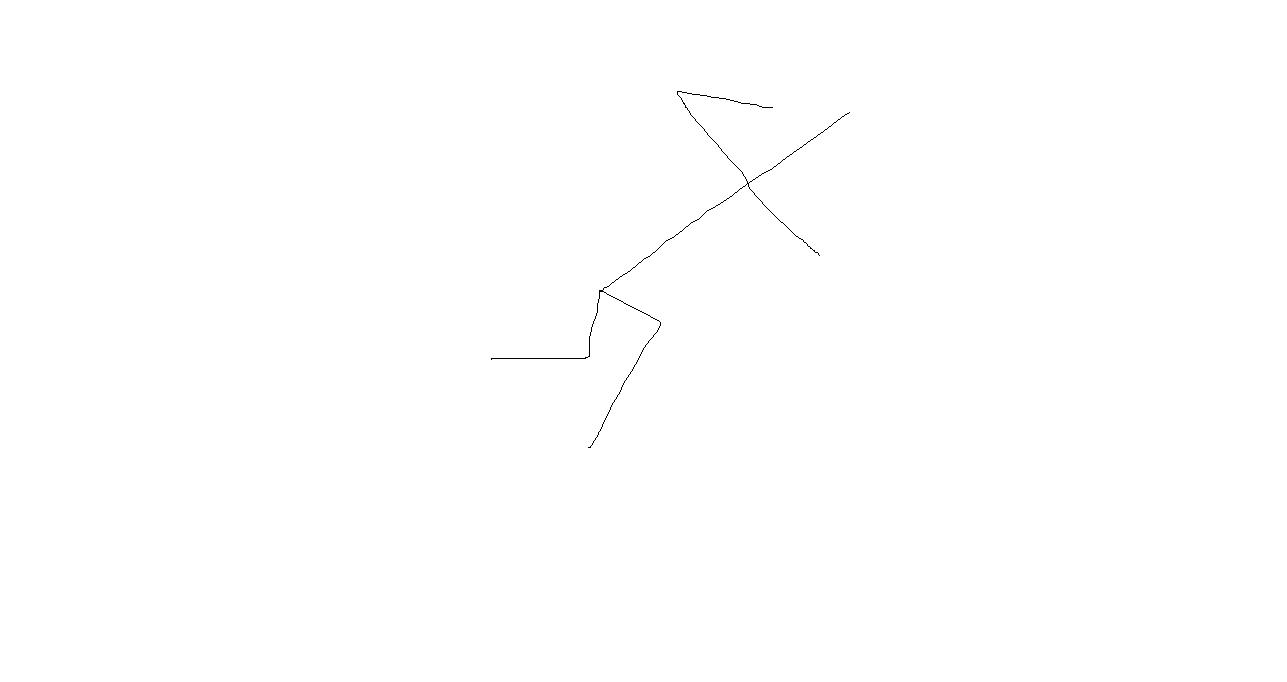
#> input picture 2.png, 1287 x 682 px; its folder holds only this picture in this run
$ python skeleton.py
#> lines starting #> are read from the running program, lines starting #| are printed output that depends on the picture; after the words box and inside, x2 and y2 are one past the last pixel; in counts of white or black regions, pixels touching at a corner belong together
import cv2
import numpy as np
import math
import json
import os
import shutil
import glob
import string
import argparse

xx = 0
xy = 0
xz = 0
yx = 0
yy = 0
yz = 0
zx = 0
zy = 0
zz = 0

parser = argparse.ArgumentParser()
parser.add_argument("-b", "--bone", type=str, help="The skeleton bone file.")
args = parser.parse_args()

def distance(point1, point2):
    return (point1[0] - point2[0])**2 + (point1[1] - point2[1])**2
def calc_angle(point1, point2):
    if point2[1] > point1[1] and point2[0] > point1[0]:
        print("2")
        return (math.atan((point2[1] - point1[1]) / (point2[0] - point1[0])) / 3.14 * 180)
    if point2[1] <= point1[1] and point2[0] > point1[0]:
        print("1")
        return (math.atan((point2[1] - point1[1]) / (point2[0] - point1[0])) / 3.14 * 180)
    if point2[1] > point1[1] and point2[0] < point1[0]:
        print("3")
        return (180 - math.atan((point2[1] - point1[1]) / (point1[0] - point2[0])) / 3.14 * 180)
    if point2[1] <= point1[1] and point2[0] <= point1[0]:
        print("4")
        return (180 + math.atan((point1[1] - point2[1]) / (point1[0] - point2[0])) / 3.14 * 180)
def calc_json_values(part, angle):
    if part == "RightShoulder":
        with open(args.bone) as file:
            data = json.load(file)
        x = -0.075
        y = 0.067
        z = math.cos((angle+90)/2/180*3.14)
        w = math.sqrt(math.fabs(1-x*x-y*y-z*z))
        xx = 1-2*(y*y+z*z)
        xy = 2*(x*y - z*w)
        xz = 2*(x*z+y*w)
        yx = 2*(x*y+z*w)
        yy = 1-2*(x*x+z*z)
        yz = 2*(y*z-x*w)
        zx = 2*(x*z-y*w)
        zy = 2*(y*z+x*w)
        zz = 1-2*(x*x+y*y)
        for item in data:
            if item['name'] == 'RightShoulder':
                transform_mat = item['transform_mat']
                transform_mat[0][0] = xx
                transform_mat[0][1] = xy
                transform_mat[0][2] = xz
                transform_mat[1][0] = yx
                transform_mat[1][1] = yy
                transform_mat[1][2] = yz
                transform_mat[2][0] = zx
                transform_mat[2][1] = zy
                transform_mat[2][2] = zz
        with open(args.bone, 'w') as file:
            json.dump(data, file)
    if part == "LeftShoulder":
        with open(args.bone) as file:
            data = json.load(file)
        x = -0.075
        y = -0.068
        z = math.cos((angle+90)/2/180*3.14)
        w = math.sqrt(math.fabs(1-x*x-y*y-z*z))
        xx = 1-2*(y*y+z*z)
        xy = 2*(x*y - z*w)
        xz = 2*(x*z+y*w)
        yx = 2*(x*y+z*w)
        yy = 1-2*(x*x+z*z)
        yz = 2*(y*z-x*w)
        zx = 2*(x*z-y*w)
        zy = 2*(y*z+x*w)
        zz = 1-2*(x*x+y*y)
        for item in data:
            if item['name'] == 'LeftShoulder':
                transform_mat = item['transform_mat']
                transform_mat[0][0] = xx
                transform_mat[0][1] = xy
                transform_mat[0][2] = xz
                transform_mat[1][0] = yx
                transform_mat[1][1] = yy
                transform_mat[1][2] = yz
                transform_mat[2][0] = zx
                transform_mat[2][1] = zy
                transform_mat[2][2] = zz
        with open(args.bone, 'w') as file:
            json.dump(data, file)
    if part == "RHipJoint":
        with open(args.bone) as file:
            data = json.load(file)
        print(angle)
        initialRHip = [[0.569, -0.023, 0.778, -0.144], [0.586, -0.358, 0.724, 0.058], [0.568, -0.468, 0.628, 0.251],
                    [0.507, -0.558, 0.476, 0.454], [0.417, -0.606, 0.304, 0.605], [0.292, -0.613, 0.1, 0.726],
                    [0.144, -0.576, -0.0115, 0.796]
                    ]
        if angle <= -90:
            angle = -89
        if angle >= 90:
            angle = 89
        angle = angle + 90
        club = int(angle / 30)
        spare = int(angle % 30)
        x = initialRHip[club][0] + (initialRHip[club+1][0] - initialRHip[club][0]) / 30 * spare
        y = initialRHip[club][1] + (initialRHip[club+1][1] - initialRHip[club][1]) / 30 * spare
        z = initialRHip[club][2] + (initialRHip[club+1][2] - initialRHip[club][2]) / 30 * spare
        w = initialRHip[club][3] + (initialRHip[club+1][3] - initialRHip[club][3]) / 30 * spare
        xx = 1-2*(y*y+z*z)
        xy = 2*(x*y - z*w)
        xz = 2*(x*z+y*w)
        yx = 2*(x*y+z*w)
        yy = 1-2*(x*x+z*z)
        yz = 2*(y*z-x*w)
        zx = 2*(x*z-y*w)
        zy = 2*(y*z+x*w)
        zz = 1-2*(x*x+y*y)
        for item in data:
            if item['name'] == 'RHipJoint':
                transform_mat = item['transform_mat']
                transform_mat[0][0] = xx
                transform_mat[0][1] = xy
                transform_mat[0][2] = xz
                transform_mat[1][0] = yx
                transform_mat[1][1] = yy
                transform_mat[1][2] = yz
                transform_mat[2][0] = zx
                transform_mat[2][1] = zy
                transform_mat[2][2] = zz
        with open(args.bone, 'w') as file:
            json.dump(data, file)
    if part == "LHipJoint":
        with open(args.bone) as file:
            data = json.load(file)
        print(angle)
        initialLHip = [[0.15, 0.578, 0.1, 0.794], [0.29, 0.614, -0.09, 0.718], [0.43, 0.602, -0.33, 0.582],
                    [0.509, 0.556, -0.482, 0.446], [0.568, 0.468, -0.629, 0.253], [0.586, 0.034, -0.738, 0.023],
                    [0.564, 0.203, -0.782, -0.168]
                    ]
        if angle <= 90:
            angle = 91
        if angle >= 270:
            angle = 269
        angle = angle - 90
        club = int(angle / 30)
        spare = int(angle % 30)
        x = initialLHip[club][0] + (initialLHip[club+1][0] - initialLHip[club][0]) / 30 * spare
        y = initialLHip[club][1] + (initialLHip[club+1][1] - initialLHip[club][1]) / 30 * spare
        z = initialLHip[club][2] + (initialLHip[club+1][2] - initialLHip[club][2]) / 30 * spare
        w = initialLHip[club][3] + (initialLHip[club+1][3] - initialLHip[club][3]) / 30 * spare
        xx = 1-2*(y*y+z*z)
        xy = 2*(x*y - z*w)
        xz = 2*(x*z+y*w)
        yx = 2*(x*y+z*w)
        yy = 1-2*(x*x+z*z)
        yz = 2*(y*z-x*w)
        zx = 2*(x*z-y*w)
        zy = 2*(y*z+x*w)
        zz = 1-2*(x*x+y*y)
        for item in data:
            if item['name'] == 'LHipJoint':
                transform_mat = item['transform_mat']
                transform_mat[0][0] = xx
                transform_mat[0][1] = xy
                transform_mat[0][2] = xz
                transform_mat[1][0] = yx
                transform_mat[1][1] = yy
                transform_mat[1][2] = yz
                transform_mat[2][0] = zx
                transform_mat[2][1] = zy
                transform_mat[2][2] = zz
        with open(args.bone, 'w') as file:
            json.dump(data, file)


def find_corners(image_path):
    # Read the image
    main_image = cv2.imread(image_path)
    height, width, _ = main_image.shape
    image = main_image[10:height, 10:width]

    # Convert the image to grayscale
    gray = cv2.cvtColor(image, cv2.COLOR_BGR2GRAY)
    # Find corners using the Shi-Tomasi corner detection algorithm
    corners = cv2.goodFeaturesToTrack(gray, maxCorners=30, qualityLevel=0.2, minDistance=0)

    # Draw circles at the corner locations on the original image
    body_points = []
    other_points = []
    if corners is not None:
        corners = np.intp(corners)
        for i, corner in enumerate(corners):
            x, y = corner.ravel()
            nearby_points = []
            for dx in range(-12, 12):
                for dy in range(-12, 12):
                    if dx**2 + dy**2 >= 100:
                        nx, ny = x + dx, y + dy
                        if ny >= 0 and ny < gray.shape[0] and nx >= 0 and nx < gray.shape[1]:
                            nearby_points.append((nx-1, ny+1))
                            nearby_points.append((nx-1, ny))
                            nearby_points.append((nx-1, ny-1))
                            nearby_points.append((nx, ny+1))
                            nearby_points.append((nx, ny))
                            nearby_points.append((nx, ny-1))
                            nearby_points.append((nx+1, ny+1))
                            nearby_points.append((nx+1, ny))
                            nearby_points.append((nx+1, ny-1))
            # Find the black dots from the nearby points
            black_dots = []
            for point in nearby_points:
                px, py = point
                if gray[py, px] == 0:
                    black_dots.append(point)
            # Find the direction factors from the black dots to the (x, y) point
            different = []
            for dot in black_dots:
                dx, dy = dot[0] - x, dot[1] - y
                different.append((dx, dy))
            direction = set()
            for item in different:
                if item[0] >= 0 and item[1] >= 0:
                    direction.add(1)
                if item[0] >= 0 and item[1] < 0:
                    direction.add(2)
                if item[0] < 0 and item[1] >= 0:
                    direction.add(3)
                if item[0] < 0 and item[1] < 0:
                    direction.add(4)
            # Draw a circle at the corner location
            if len(direction) != 2:
              if len(direction) > 2:
                body_points.append((x, y))
              else:
                other_points.append((x, y))
    print("body points")
    print(body_points)
    if len(body_points) >= 2:
        if body_points[0][1] < body_points[1][1]:
            upperpoint = body_points[0]
            lowerpoint = body_points[1]
        else:
            upperpoint = body_points[1]
            lowerpoint = body_points[0]
    else:
        upperpoint = (gray.shape[1] / 2, gray.shape[0] / 3)
        lowerpoint = (gray.shape[1] / 2, gray.shape[0] / 3 * 2)
    idx = 0
    # [4 lines of commented-out code are left out]

    max = distance(lowerpoint, other_points[0]) - distance(upperpoint, other_points[0])
    for i in range(len(other_points)):
      if max < distance(lowerpoint, other_points[i]) - distance(upperpoint, other_points[i]):
        max = distance(lowerpoint, other_points[i]) - distance(upperpoint, other_points[i])
        idx = i
    head_point = other_points[idx]
    for point in other_points:
       if point[0] == head_point[0] and point[1] == head_point[1]:
          other_points.remove(point)
          break
    left_top = (0, 0)
    right_top = (gray.shape[1], 0)
    left_bottom = (0, gray.shape[0])
    right_bottom = (gray.shape[1], gray.shape[0])
    #left_arm
    idx = 0
    min = distance(left_top, other_points[0])
    for i in range(len(other_points)):
       if min > distance(left_top, other_points[i]):
          min = distance(left_top, other_points[i])
          idx = i
    left_arm = other_points[idx]
    # print("left_arm", left_arm)
    # cv2.circle(image, left_arm, 3, (0, 0, 255), -1)

    #left_leg
    idx = 0
    min = distance(left_bottom, other_points[0])
    for i in range(len(other_points)):
       if min > distance(left_bottom, other_points[i]):
          min = distance(left_bottom, other_points[i])
          idx = i
    left_leg = other_points[idx]
    # print("left_leg", left_leg)
    # cv2.circle(image, left_leg, 3, (0, 0, 255), -1)

    #right_arm
    idx = 0
    min = distance(right_top, other_points[0])
    for i in range(len(other_points)):
       if min > distance(right_top, other_points[i]):
          min = distance(right_top, other_points[i])
          idx = i
    right_arm = other_points[idx]
    # print("right_arm", right_arm)
    # cv2.circle(image, right_arm, 3, (0, 0, 255), -1)

    #right_leg
    idx = 0
    min = distance(right_bottom, other_points[0])
    for i in range(len(other_points)):
       if min > distance(right_bottom, other_points[i]):
          min = distance(right_bottom, other_points[i])
          idx = i
    right_leg = other_points[idx]
    # [5 lines of commented-out code are left out]

    angle_left_arm = calc_angle(left_arm, upperpoint)
    angle_right_arm = calc_angle(right_arm, upperpoint)
    angle_left_leg = calc_angle(left_leg, lowerpoint)
    angle_right_leg = calc_angle(right_leg, lowerpoint)

    calc_json_values("RightShoulder", angle_left_arm)
    calc_json_values("LeftShoulder", angle_right_arm)
    # calc_json_values("RHipJoint", angle_left_leg)
    # calc_json_values("LHipJoint", angle_right_leg)

    bonefile = image_path.split('.')[0] + '.json'
    shutil.copy(args.bone, "scene_" + str(cnt) + "_animations/" + bonefile)
    os.remove(image_path)
    # cv2.imshow("here", image)

directories = os.listdir()
cnt = 0
for directory in directories:
    if "animations" in directory:
        print(directory)
        cnt = cnt + 1

if os.path.exists('scene_' + str(cnt) + '_animations'):
    shutil.rmtree('scene_' + str(cnt) + '_animations')
os.mkdir('scene_' + str(cnt) + '_animations')

png_files = glob.glob("*.png")
png_files.sort(key=lambda x: x.split(".")[0])

for png_file in png_files:
    if (png_file.split(".")[0]) != 'logo':
        image_path = png_file
        print(image_path)
        find_corners(image_path)
#> in find_corners, main_image is the input picture: shape (682, 1287, 3); 99.9% white; black in thin lines or dots, all inside (x1, y1, x2, y2) = (491, 91, 850, 448)
#> in find_corners, `image = main_image[10:height, 10:width]`:
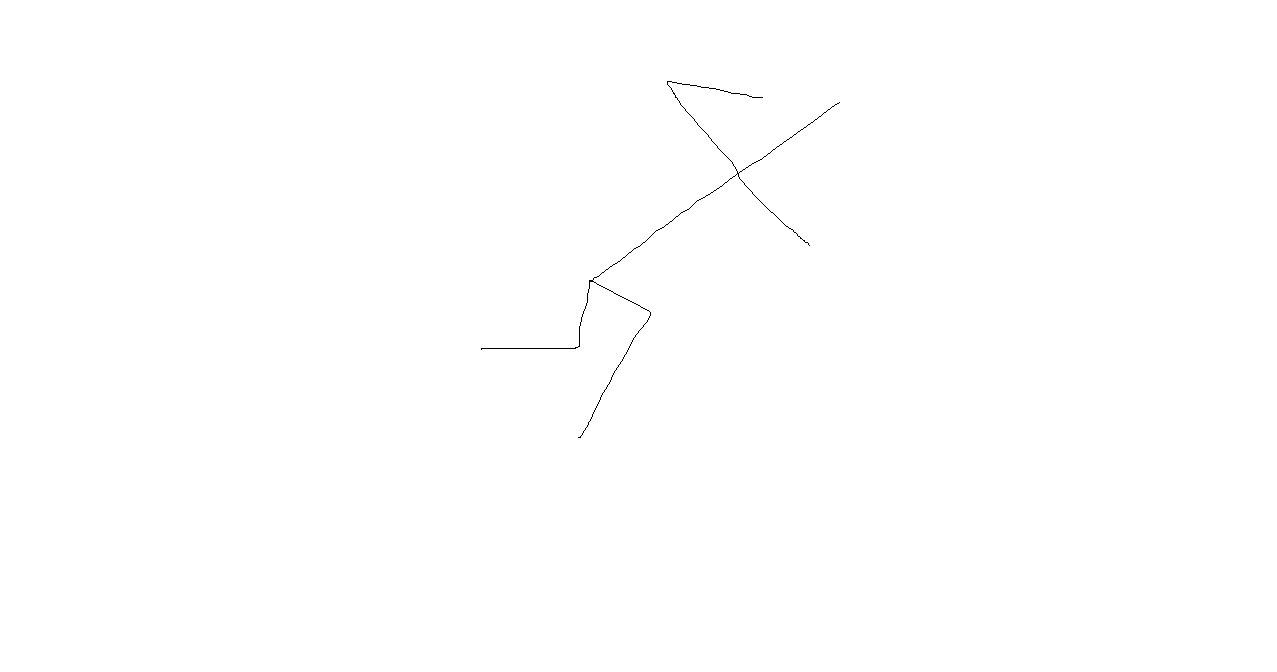
#> image: shape (672, 1277, 3); 99.9% white; black in thin lines or dots, all inside (x1, y1, x2, y2) = (481, 81, 840, 438)
#> in find_corners, `corners = cv2.goodFeaturesToTrack(gray, maxCorners=30, qualityLevel=0...`: corners = 25 rows, first 8: [589, 280], [669, 83], [593, 280], [481, 348], [667, 81], [739, 172], [577, 345], [736, 175]
#> the loop in find_corners, `for i, corner in enumerate(corners):` made 25 passes
#> (x, y) on passes 1 to 12: (589, 280), (669, 83), (593, 280), (481, 348), (667, 81), (739, 172), (577, 345), (736, 175), (580, 437), (579, 346), (578, 437), (648, 312)
#> after the loop in find_corners, `for i, corner in enumerate(corners):`: body_points = [(589, 280), (593, 280), (739, 172), (736, 175), (675, 97), (674, 95), (674, 93), (673, 93)]; other_points = [(669, 83), (481, 348), (667, 81), (580, 437), (578, 437), (805, 240), (806, 243), (809, 245), (839, 102)]
#| [(589, 280), (593, 280), (739, 172), (736, 175), (675, 97), (674, 95), (674, 93), (673, 93)]
#> in find_corners, `upperpoint = body_points[1]`: upperpoint = (593, 280)
#> in find_corners, `lowerpoint = body_points[0]`: lowerpoint = (589, 280)
#> in find_corners, `max = distance(lowerpoint, other_points[0]) - distance(upperpoint, oth..`: max = 624
#> the loop in find_corners, `for i in range(len(other_points)):` made 9 passes
#> max on passes 6 to 9: 1712, 1720, 1744, 1984
#> after the loop in find_corners, `for i in range(len(other_points)):`: idx = 8; max = 1984
#> in find_corners, `head_point = other_points[idx]`: head_point = (839, 102)
#> the loop in find_corners, `for point in other_points:` made 9 passes
#> after the loop in find_corners, `for point in other_points:`: other_points = [(669, 83), (481, 348), (667, 81), (580, 437), (578, 437), (805, 240), (806, 243), (809, 245)]
#> in find_corners, `min = distance(left_top, other_points[0])`: min = 454450
#> the loop in find_corners, `for i in range(len(other_points)):` made 8 passes
#> (min, idx) on pass 2: (352465, 1)
#> after the loop in find_corners, `for i in range(len(other_points)):`: idx = 1; min = 352465
#> in find_corners, `left_arm = other_points[idx]`: left_arm = (481, 348)
#> in find_corners, `min = distance(left_bottom, other_points[0])`: min = 794482
#> the loop in find_corners, `for i in range(len(other_points)):` made 8 passes
#> (min, idx) on pass 2: (336337, 1)
#> after the loop in find_corners, `for i in range(len(other_points)):`: idx = 1; min = 336337
#> in find_corners, `left_leg = other_points[idx]`: left_leg = (481, 348)
#> in find_corners, `min = distance(right_top, other_points[0])`: min = 376553
#> the loop in find_corners, `for i in range(len(other_points)):` made 8 passes
#> (min, idx) on passes 6, 8: (280384, 5), (279049, 7)
#> after the loop in find_corners, `for i in range(len(other_points)):`: idx = 7; min = 279049
#> in find_corners, `right_arm = other_points[idx]`: right_arm = (809, 245)
#> in find_corners, `min = distance(right_bottom, other_points[0])`: min = 716585
#> the loop in find_corners, `for i in range(len(other_points)):` made 8 passes
#> min on passes 4, 6, 7, 8: 541034, 409408, 405882, 401353
#> after the loop in find_corners, `for i in range(len(other_points)):`: idx = 7; min = 401353
#> in find_corners, `right_leg = other_points[idx]`: right_leg = (809, 245)
#> in find_corners, `angle_left_arm = calc_angle(left_arm, upperpoint)`: angle_left_arm = -31.28
#> in find_corners, `angle_right_arm = calc_angle(right_arm, upperpoint)`: angle_right_arm = 170.8
#> in find_corners, `angle_left_leg = calc_angle(left_leg, lowerpoint)`: angle_left_leg = -32.21
#> in find_corners, `angle_right_leg = calc_angle(right_leg, lowerpoint)`: angle_right_leg = 171
#> (the run stopped early here; a loop or call above may not have finished)
